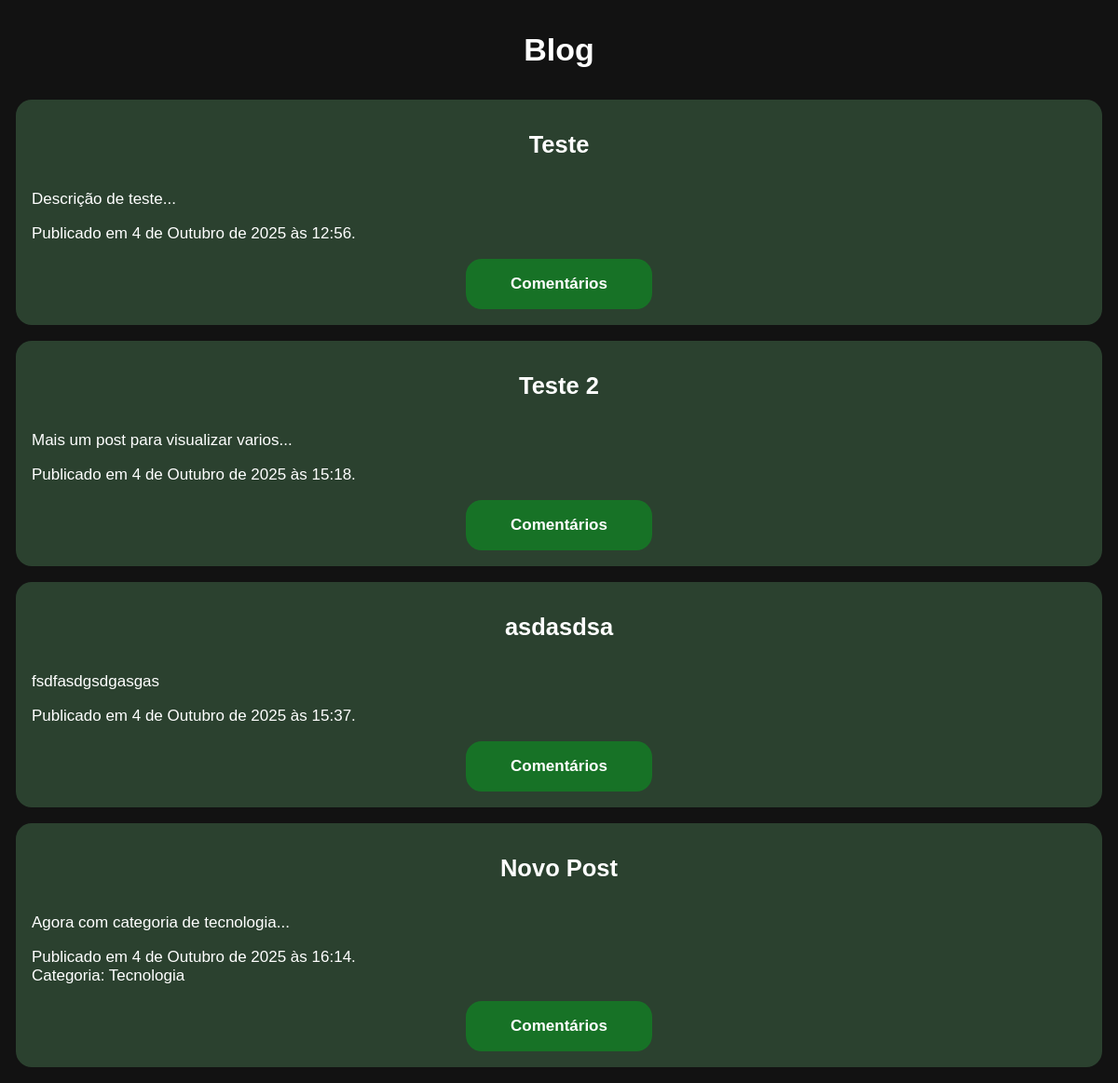
The app's page /, older data.
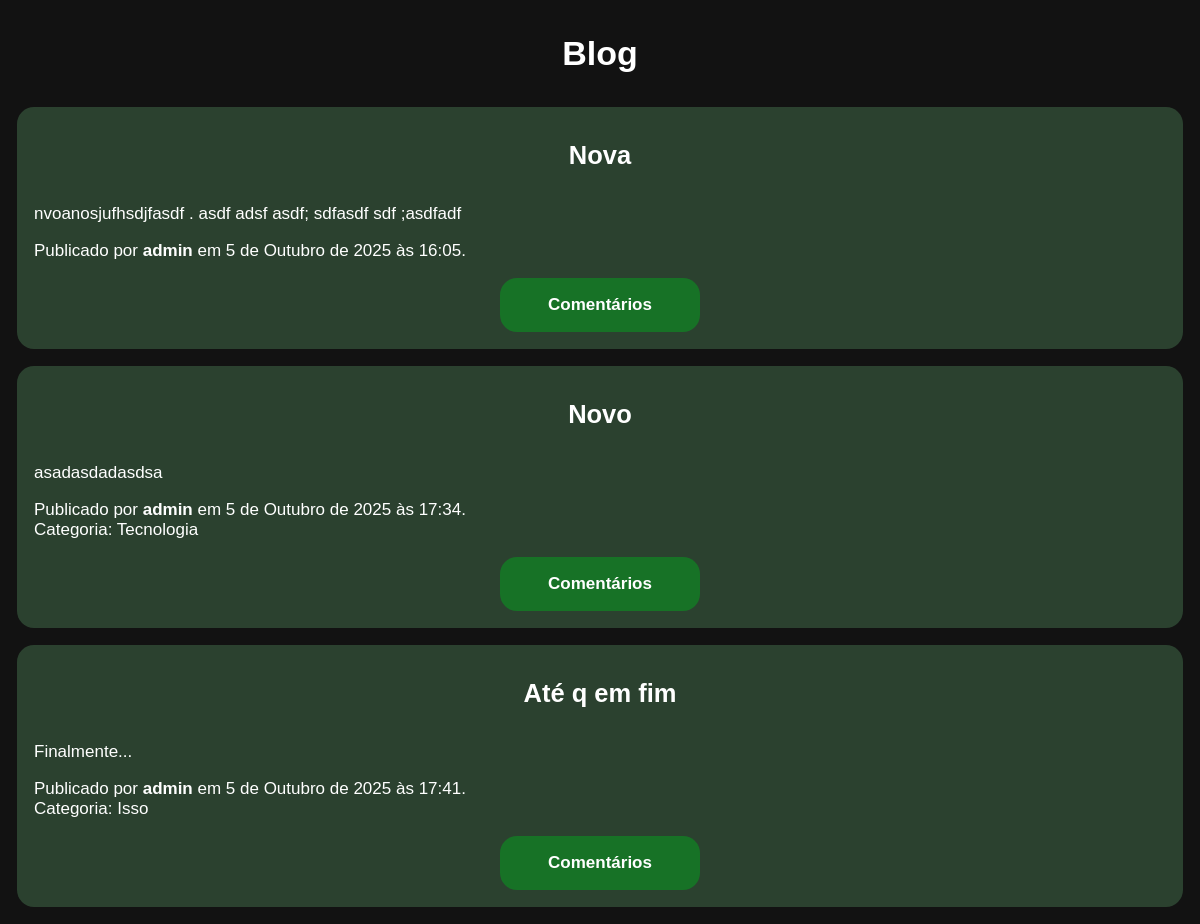
The same page, newer data.
### blog/models.py (models this page shows, shortened)
class Post(models.Model):
    title = models.CharField(max_length = 100, unique = True, null = False)
    created_at = models.DateTimeField(auto_now_add = True)
    content = models.TextField(null = False)
    author = models.ForeignKey(
        'User',
        on_delete = models.SET_NULL,
        null = True,
        blank = True
    )
    category = models.ForeignKey(
        'Category',
        on_delete = models.SET_NULL,
        null = True,
        blank = True
    )

class Category(models.Model):
    name = models.CharField(max_length = 100, unique = True, null = False)
    def __str__(self):
        return self.name

class User(AbstractUser):
    role = models.ForeignKey(
        'Role',
        on_delete = models.SET_NULL,
        null = True,
        blank = True
    )
    def __str__(self):
        return self.username

### blog/views.py (the view)
# urls.py: path("", PostListView.as_view(), name="index"),
class PostListView(ListView):
    model = Post
    template_name = "blog/index.html"
    context_object_name = "blog"
    def get_context_data(self, **kwargs):
        context = super().get_context_data(**kwargs)
        context['comment_form'] = CommentForm()
        return context

### blog/templates/blog/index.html (shortened to what this page needs)
{% load static %}
<!DOCTYPE html>
<html lang="pt-br">
<head>
    <link rel="stylesheet" href="{% static 'blog/app.css' %}">
</head>
<body>
    <h1>Blog</h1>
    <ul class="posts-container">
        {% for post in blog %}
        <li class="post-card">
            <h2>{{ post.title }}</h2>
            <p>{{ post.content }}</p>
            <p>
                {% if post.author %}
                Publicado por <strong>{{ post.author }}</strong> em {{ post.created_at }}.<br>
                {% else %}
                Publicado em {{ post.created_at }}.<br>
                {% endif %}
                {% if post.category %}
                Categoria: {{ post.category }}
                {% endif %}
            </p>
            <nav class="actions">
                <a href="#" class="btn toggle-comments" data-target="#comments-{{ post.pk }}">Comentários</a>
            </nav>
        </li>
        {% empty %}
        <li>Nenhuma postagem registrada</li>
        {% endfor %}
    </ul>
</body>
</html>

### blog/static/blog/app.css (style rules this page uses)
:root { --color-primary: #177226; --color-background-primary: #121212; --color-background-secundary: #2b412f; --color-background-tertiary: #354237; --color-text: #fff; --color-link: #177226; --color-link-hover: var(--color-link); --font-family-base: sans-serif; --font-weight: normal; --font-weight-bold: bolder; --font-size-base: 17px; --font-size: 1rem; --font-size-h1: 2rem; --font-size-h2: 1.4rem; --font-size-h3: 1.2rem; --spacing: 1rem; --border-radius: var(--spacing); }
html { font-size: var(--font-size-base); }
body { background-color: var(--color-background-primary); color: var(--color-text); font-family: var(--font-family-base); font-weight: var(--font-weight); font-size: var(--font-size); box-sizing: border-box; display: flex; flex-direction: column; gap: var(--spacing); min-height: 100vh; max-width: 1400px; padding: var(--spacing); margin: 0 auto; }
h1, h2, h3 { font-weight: var(--font-weight-bold); display: inline-block; margin: var(--spacing) 0; }
h1, h2 { text-align: center; }
strong { font-weight: var(--font-weight-bold); }
a, a:visited { color: var(--color-link); font-weight: var(--font-weight-bold); text-decoration: none; cursor: pointer; transition: color 0.4s ease-in-out; }
p { margin: 0; }
ul { margin: 0; padding: 0; list-style-type: none; display: flex; flex-direction: column; gap: var(--spacing); }
li { display: flex; flex-direction: column; gap: var(--spacing); padding: var(--spacing); }
.btn { background-color: var(--color-primary); color: var(--color-text); font-size: var(--font-size); font-weight: var(--font-weight-bold); text-align: center; padding: var(--spacing); border: 0; border-radius: var(--border-radius); width: 200px; transition: all 0.4s ease-in-out; }
a.btn { display: inline-block; text-align: center; width: 200px; padding-left: 0; padding-right: 0; }
.post-card, .comment-card { border-radius: var(--border-radius); }
.post-card { background-color: var(--color-background-secundary); }
.actions { display: flex; flex-direction: row; justify-content: center; gap: var(--spacing); width: 100%; }

Row changes from the older to the newer data that the page shows:
removed Post: title "Teste", content "Descrição de teste...", created_at "4 de Outubro de 2025 às 12:56"
removed Post: title "Teste 2", content "Mais um post para visualizar varios...", created_at "4 de Outubro de 2025 às 15:18"
removed Post: title "asdasdsa", content "fsdfasdgsdgasgas", created_at "4 de Outubro de 2025 às 15:37"
removed Post: title "Novo Post", content "Agora com categoria de tecnologia...", created_at "4 de Outubro de 2025 às 16:14", category "Tecnologia"
added Post: title "Nova", content "nvoanosjufhsdjfasdf . asdf adsf asdf; sdfasdf sdf ;asdfadf", author "admin", created_at "5 de Outubro de 2025 às 16:05"
added Post: title "Novo", content "asadasdadasdsa", author "admin", created_at "5 de Outubro de 2025 às 17:34", category "Tecnologia"
added Post: title "Até q em fim", content "Finalmente...", author "admin", created_at "5 de Outubro de 2025 às 17:41", category "Isso"
